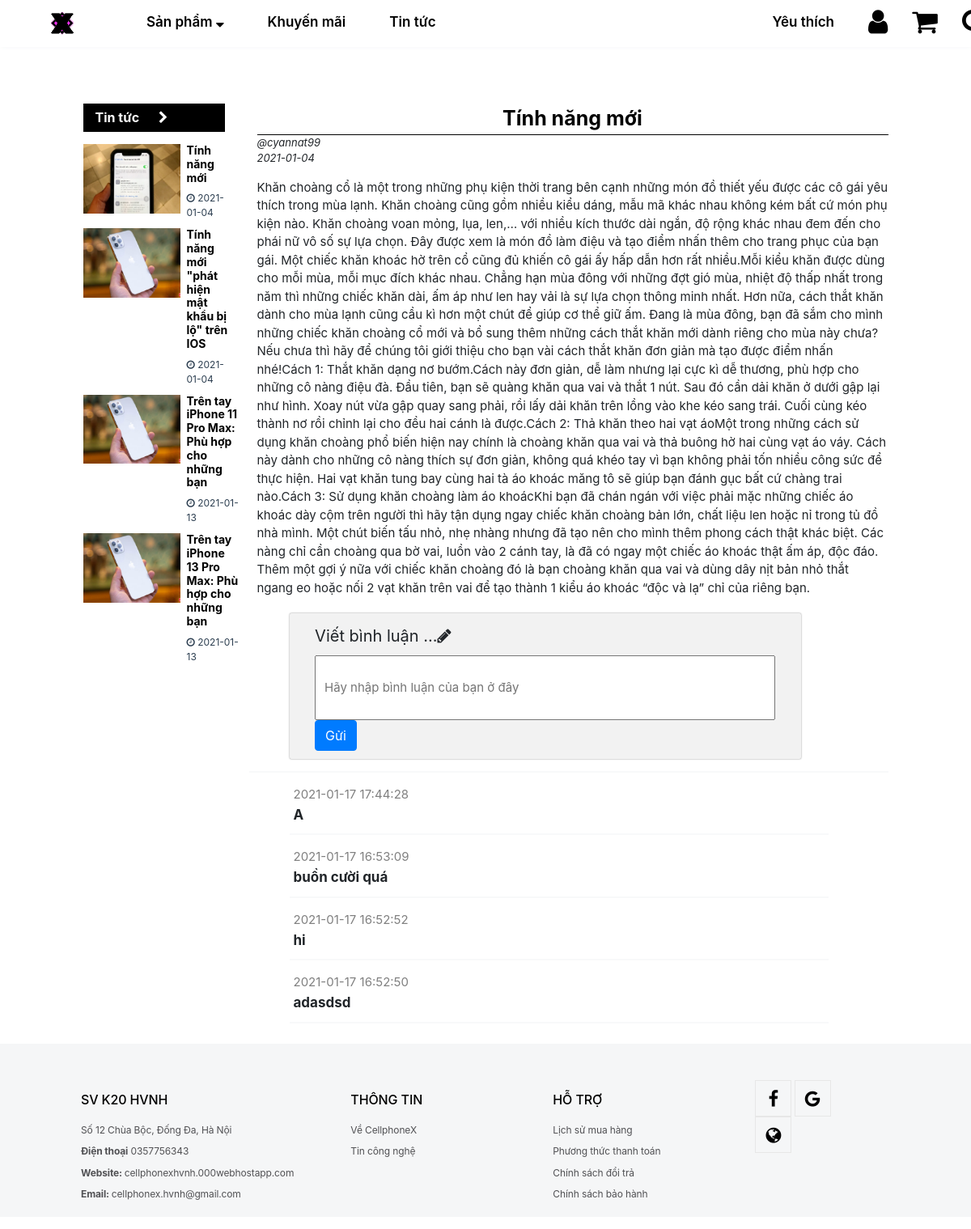
The page /chitiettintuc.php?matintuc=1 on the database its author committed.
### tables this page shows
CREATE TABLE `tbl_tin_tuc` (
  `id_tin_tuc` int(11) NOT NULL,
  `tac_gia` varchar(50) NOT NULL,
  `tieu_de` varchar(50) NOT NULL,
  `anh` varchar(255) NOT NULL,
  `noi_dung` longtext NOT NULL,
  `add_date` date NOT NULL DEFAULT current_timestamp(),
  `edit_date` timestamp NOT NULL DEFAULT current_timestamp()
);

CREATE TABLE `tbl_binh_luan` (
  `id_binh_luan` int(11) NOT NULL,
  `id_khach_hang` int(50) NOT NULL,
  `id_tin_tuc` int(50) NOT NULL,
  `noi_dung` mediumtext NOT NULL,
  `ngay_tao` timestamp NOT NULL DEFAULT current_timestamp(),
  `ngay_sua` timestamp NOT NULL DEFAULT current_timestamp()
);

### chitiettintuc.php (the view, shortened to what this page needs)
<!DOCTYPE html>
<html lang="en">
<head>
<link type="text/css" rel="stylesheet" href="bootstrap/css/bootstrap.min.css">
<link type="text/css" rel="stylesheet" href="css/style.css">
<link rel="stylesheet" type="text/css" href="css/font-awesome/css/font-awesome.min.css">
</head>
<body style="transition: 1s; overflow-x: hidden;">
<?php
	include("layout/header.php");
	require("public/ketnoi.php");
?>
<div class="row">
    <div class="col-sm-1"></div>
    <div class="col-sm-2">
    <div class="news-header">
					Tin tức <i class='fa fa-chevron-right' style="margin-left: 20px;"></i>
				</div>
    <?php
$sql="Select * FROM `tbl_tin_tuc` ORDER BY id_tin_tuc";
$result=$con->query($sql);
if($result->num_rows>0)
	{
	while($row=$result->fetch_assoc())
	{
?>
				<div class="news-content2-1">
					<a href="chitiettintuc.php?matintuc=<?php echo $row['id_tin_tuc']?>"><img id="img-news-1"  src="images/tin-tuc/<?php echo $row['anh'];?>"></a>
					<div class="news-content2-11">
						<h3 class="header-content2-1" style="font-size: 14px;"><a href="chitiettintuc.php?matintuc=<?php echo $row['id_tin_tuc']?>"><?php echo $row['tieu_de']?></a><br></h3>
						<div class="news-content-info">
							<i class="fa fa-clock-o"></i> <?php echo $row['add_date'] ?>
						</div>
					</div>
				</div>
<?php
	}
	}
?>
    </div>
<?php
$sql="select * from tbl_tin_tuc where id_tin_tuc='".$_GET['matintuc']."'";
$result=$con->query($sql);
$row=$result->fetch_assoc();
?>
	<div class="col-sm-8">
    	<div class="header-tin-tuc" style="text-align:center;border-bottom: 1px solid black; "><?php echo $row['tieu_de']?></div>
    	<div style="font-size: 13px; font-style: italic;margin-left:10px;">@<?php echo $row['tac_gia'];?></div>
    	<div style="font-size: 13px; font-style: italic;margin: 0 0 15px 10px;"><?php echo $row['add_date'];?></div>
    	<div style="font-size: 15px;margin-left:10px;"><?php echo $row['noi_dung'];?></div>
		<form action="xlbinhluan.php" method="POST">
		<div class="binh-luan-group">
        	<p id="binh-luan-label">Viết bình luận ...<i class="fa fa-pencil"></i></p>
			<input type="text" id="comment-box" name="noi_dung" placeholder="Hãy nhập bình luận của bạn ở đây">
			<button type="submit"  class="btn btn-primary" style="margin: 0 0 10px 5%;">Gửi</button>
		</div>
		</form>
		<div style="margin: 15px 0 10px 0;width: 100%;border-bottom: 2px solid var(--light);"></div>
<?php
$sql="select * from tbl_binh_luan where id_tin_tuc='".$_GET['matintuc']."' order by ngay_tao DESC";
$result=$con->query($sql);
if($result->num_rows>0)
	{
	while($row=$result->fetch_assoc())
	{
?>
		<div class="hien-thi-binh-luan">
			<div class="hien-thi-ten"><?php echo $row['ten_khach_hang']?><span class="hien-thi-ngay"><?php echo $row['ngay_tao']?></span></div>
			<div class="hien-thi-noi-dung" value= null><?php echo $row['noi_dung']?></div>
			<div style="margin: 10px 0 10px 0;width: 90%;border-bottom: 2px solid var(--light);"></div>
		</div>
<?php
	}
	}
?>
	</div>
</div>
<?php
	include("layout/footer.php");
?>
</body>
</html>

### css/style.css (style rules this page uses)
a { cursor: pointer; }
p { line-height: 1.33; text-align: justify; }
:root { --maingray: #95a5a6; --blue: #3498db; --mainblue: #2980b9; --cloud: #ecf0f1; }
.news-header { font-size: 16px; color: white; background-color: black; padding: 5px 15px; font-weight: bold; height: 35px; margin-bottom: 15px; }
.news-content2-1 { display: flex; margin: 10px 0 10px 0; }
.news-content2-1 a { text-decoration: none; }
#img-news-1 { width: 120px; height: 85.8px; }
.header-content2-1 { font-size: 14px; width: 100%; margin: 0 10px 8px 8px; color: black; }
.news-content2-11 { display: flex; flex-direction: column; }
.news-content-info { width: 100%; margin: 0 0 0 8px; }
.header-content2-1 a { color: black; font-weight: bold; }
.news-content-info { font-size: 12px; color: #2c3e50; text-transform: uppercase; }
.header-tin-tuc { color: black; font-size: 25px; margin: 0 0 0 10px; font-weight: bold; }
.binh-luan-group { width: 80%; margin: 20px 0 0 50px; background-color: #f2f2f2; box-shadow: 0px 0px 2px rgba(0, 0, 0, 0.5); border-radius: 2px; }
#comment-box { width: 90%; height: 80px; padding-left: 10px; margin: 0 5% 0 5% ; font-size: 15px; resize: vertical; overflow: hidden; }
#binh-luan-label { font-size: 20px; margin: 15px 0 10px 5%; padding-top: 15px; }
.hien-thi-binh-luan { margin: 10px 0 0 50px; }
.hien-thi-ten { font-size: 20px; }
.hien-thi-ngay { margin-left: 5px; font-size: 15px; color: gray; }
.hien-thi-noi-dung { margin-left: 5px; font-size: 17px; font-weight: bold; }
.btn { margin: 15px 0 5px 0; }

### rows shown on the page
tbl_tin_tuc: anh (picture), tieu_de "Tính năng mới", add_date "2021-01-04", tac_gia "cyannat99", noi_dung "Khăn choàng cổ là một trong những phụ kiện thời trang bên cạnh những món đồ thiết yếu được các cô gái yêu thích trong mùa lạnh. Khăn choàng cũng gồm nhiều kiểu dáng, mẫu mã khác nhau không kém bất cứ món phụ kiện nào. Khăn choàng voan mỏng, lụa, len,… với nhiều kích thước dài ngắn, độ rộng khác nhau đem đến cho phái nữ vô số sự lựa chọn. Đây được xem là món đồ làm điệu và tạo điểm nhấn thêm cho trang phục của bạn gái. Một chiếc khăn khoác hờ trên cổ cũng đủ khiến cô gái ấy hấp dẫn hơn rất nhiều.Mỗi kiểu khăn được dùng cho mỗi mùa, mỗi mục đích khác nhau. Chẳng hạn mùa đông với những đợt gió mùa, nhiệt độ thấp nhất trong năm thì những chiếc khăn dài, ấm áp như len hay vải là sự lựa chọn…"
tbl_tin_tuc: anh (picture), tieu_de "Tính năng mới \"phát hiện mật khẩu bị lộ\" trên IOS", add_date "2021-01-04"
tbl_tin_tuc: anh (picture), tieu_de "Trên tay iPhone 11 Pro Max: Phù hợp cho những bạn", add_date "2021-01-13"
tbl_tin_tuc: anh (picture), tieu_de "Trên tay iPhone 13 Pro Max: Phù hợp cho những bạn", add_date "2021-01-13"
tbl_binh_luan: ngay_tao "2021-01-17 17:44:28", noi_dung "A"
tbl_binh_luan: ngay_tao "2021-01-17 16:53:09", noi_dung "buồn cười quá"
tbl_binh_luan: ngay_tao "2021-01-17 16:52:52", noi_dung "hi"
tbl_binh_luan: ngay_tao "2021-01-17 16:52:50", noi_dung "adasdsd"
